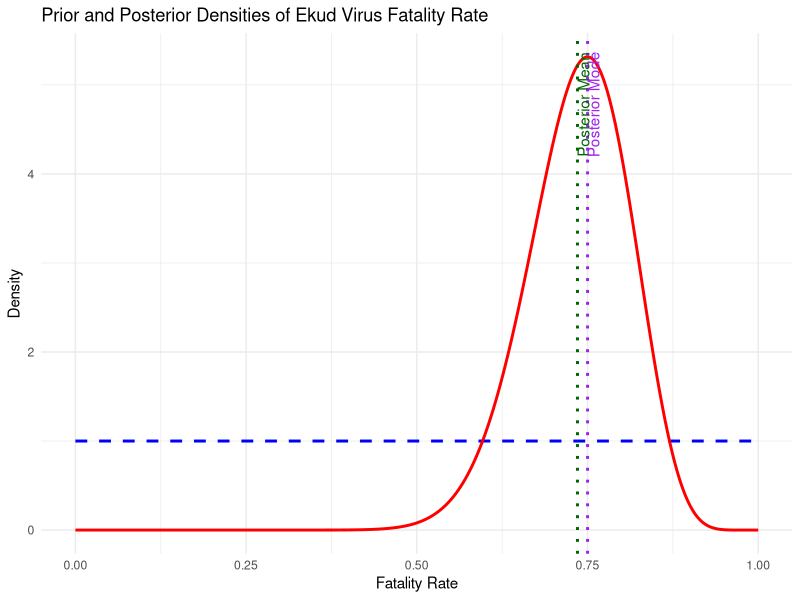
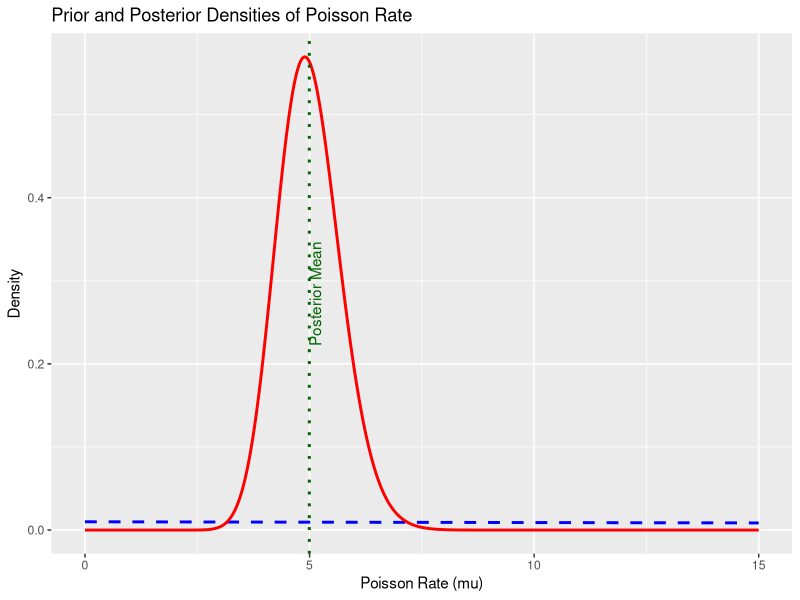
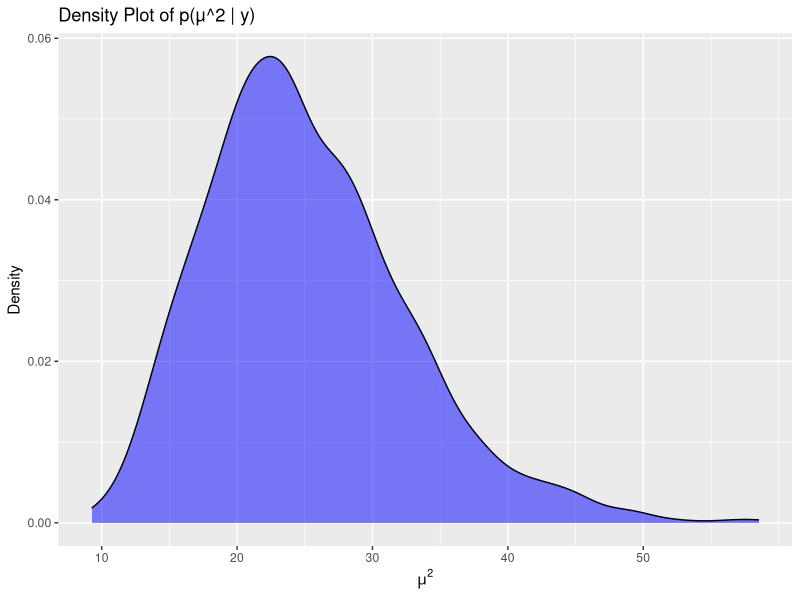
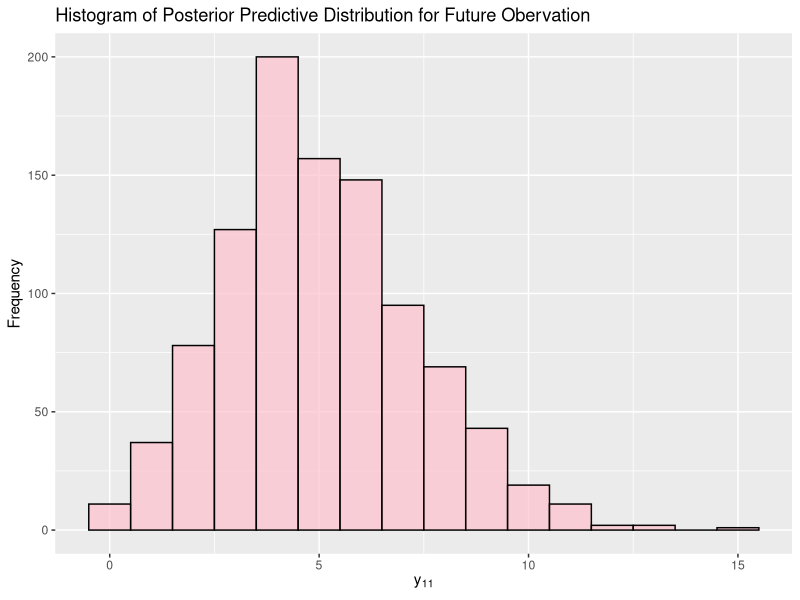

These charts were generated, in order, by the following R code:
## ---- chunk 1

# Load necessary library
library(ggplot2)

# Define the prior and posterior distributions
alpha_prior <- 1
beta_prior <- 1
alpha_posterior <- 25
beta_posterior <- 9

# Create a sequence of p values
p <- seq(0, 1, length.out = 1000)

# Calculate densities
prior_density <- dbeta(p, alpha_prior, beta_prior)
posterior_density <- dbeta(p, alpha_posterior, beta_posterior)

# Create a data frame for plotting
data <- data.frame(p, prior_density, posterior_density)

# Calculate posterior mean and mode
posterior_mean <- alpha_posterior / (alpha_posterior + beta_posterior)
posterior_mode <- (alpha_posterior - 1) / (alpha_posterior + beta_posterior - 2)

# Create the plot
ggplot(data, aes(x = p)) +
  geom_line(aes(y = prior_density), color = "blue", linetype = "dashed", size = 1) +
  geom_line(aes(y = posterior_density), color = "red", size = 1) +
  geom_vline(xintercept = posterior_mean, color = "darkgreen", linetype = "dotted", size = 1) +
  geom_vline(xintercept = posterior_mode, color = "purple", linetype = "dotted", size = 1) +
  labs(title = "Prior and Posterior Densities of Ekud Virus Fatality Rate",
       x = "Fatality Rate",
       y = "Density") +
  scale_y_continuous(limits = c(0, max(c(prior_density, posterior_density)))) +
  annotate("text", x = posterior_mean, y = max(posterior_density) * 0.9, label = "Posterior Mean", color = "darkgreen", angle = 90, vjust = 1) +
  annotate("text", x = posterior_mode, y = max(posterior_density) * 0.9, label = "Posterior Mode", color = "purple", angle = 90, vjust = 1) +
  theme_minimal()

## ---- chunk 2

# Calculate the 2.5th and 97.5th percentiles
lower_bound <- qbeta(0.025, alpha_posterior, beta_posterior)
upper_bound <- qbeta(0.975, alpha_posterior, beta_posterior)

# Print the results
cat("The central 95% interval of the posterior is [", lower_bound, ", ", upper_bound, "]\n")

## ---- chunk 3
# Calculate the probability P(theta <= 0.52)
p_theta_le_0_52 <- pbeta(0.52, alpha_posterior, beta_posterior)

# Print the result
cat("P(theta <= 0.52 | y) =", p_theta_le_0_52, "\n")

## ---- chunk 4


# Define the parameters for the prior and posterior distributions
alpha_prior <- 1
beta_prior <- 1 / 100  # scaling with the variance
alpha_posterior <- 49 + 1
beta_posterior <- 10 + 1 / 100  # scaling with the variance

# Create a sequence of mu values
mu <- seq(0, 15, length.out = 1000)

# Calculate densities
prior_density <- dgamma(mu, shape = alpha_prior, rate = beta_prior)
posterior_density <- dgamma(mu, shape = alpha_posterior, rate = beta_posterior)

# Create a data frame for plotting
data <- data.frame(mu, prior_density, posterior_density)

# Calculate posterior mean
posterior_mean <- alpha_posterior / beta_posterior

# Create the plot
ggplot(data, aes(x = mu)) +
  geom_line(aes(y = prior_density), color = "blue", linetype = "dashed", size = 1) +
  geom_line(aes(y = posterior_density), color = "red", size = 1) +
  geom_vline(xintercept = posterior_mean, color = "darkgreen", linetype = "dotted", size = 1) +
  labs(title = "Prior and Posterior Densities of Poisson Rate",
       x = "Poisson Rate (mu)",
       y = "Density") +
  scale_y_continuous(limits = c(0, max(c(prior_density, posterior_density)))) +
  annotate("text", x = posterior_mean , y = max(posterior_density) * 0.5, label = "Posterior Mean", color = "darkgreen", angle = 90, vjust = 1) 

## ---- chunk 5

# Calculate the 2.5th and 97.5th percentiles, code in lecture
lower_bound <- qgamma(0.025, shape = alpha_posterior, rate = beta_posterior)
upper_bound <- qgamma(0.975, shape = alpha_posterior, rate = beta_posterior)

# Print the results
cat("The central 95% interval of the posterior is [", lower_bound, ", ", upper_bound, "]\n")

## ---- chunk 6

# Calculate the cumulative probabilities
prob_4 <- pgamma(4, shape = alpha_posterior, rate = beta_posterior)
prob_5 <- pgamma(5, shape = alpha_posterior, rate = beta_posterior)

# Calculate P(4 <= lambda <= 5 | y)
prob_4_to_5 <- prob_5 - prob_4

# Print the result
cat("P(4 <= lambda <= 5 | y) =", prob_4_to_5, "\n")

#seems low, check me later

## ---- chunk 7
#1

# Generate 1000 samples from the posterior distribution
samples <- rgamma(1000, shape = alpha_posterior, rate = beta_posterior)

# Estimate the posterior mean
posterior_mean_estimate <- mean(samples)

# Print the result
cat("Estimated posterior mean E(mu | y) =", posterior_mean_estimate, "\n")

#2

# Calculate the proportion of samples within the interval [4, 5]
prob_4_to_5 <- mean(samples >= 4 & samples <= 5)

# Print the result
cat("P(4 <= mu <= 5 | y) =", prob_4_to_5, "\n")

#3

# Calculate the squared values of the samples
samples_squared <- samples^2

# Create a density plot
ggplot(data.frame(samples_squared), aes(x = samples_squared)) +
  geom_density(fill = "blue", alpha = 0.5) +
  labs(title = "Density Plot of p(μ^2 | y)",
       x = expression(mu^2),
       y = "Density")+
  scale_x_continuous(breaks = seq(0, max(samples_squared), by = 10))

#4
# Estimate the posterior mean of mu^2
posterior_mean_mu_squared <- mean(samples_squared)

# Print the result
cat("Estimated posterior mean E(mu^2 | y) =", posterior_mean_mu_squared, "\n")

#5

# Calculate the proportion of samples where mu^2 > 20
prob_mu_squared_greater_20 <- mean(samples_squared > 20)

# Print the result
cat("P(mu^2 > 20 | y) =", prob_mu_squared_greater_20, "\n")

#6
# Generate 1000 predictive samples for y_11 from a Poisson distribution with rate parameter sampled from the posterior
predictive_samples <- rpois(1000, lambda = samples)

ggplot(data.frame(predictive_samples), aes(x = predictive_samples)) +
  geom_histogram(binwidth = 1, fill = "pink", color = "black", alpha = 0.7) +
  labs(title = "Histogram of Posterior Predictive Distribution for Future Obervation",
       x = expression(y[11]),
       y = "Frequency") 

